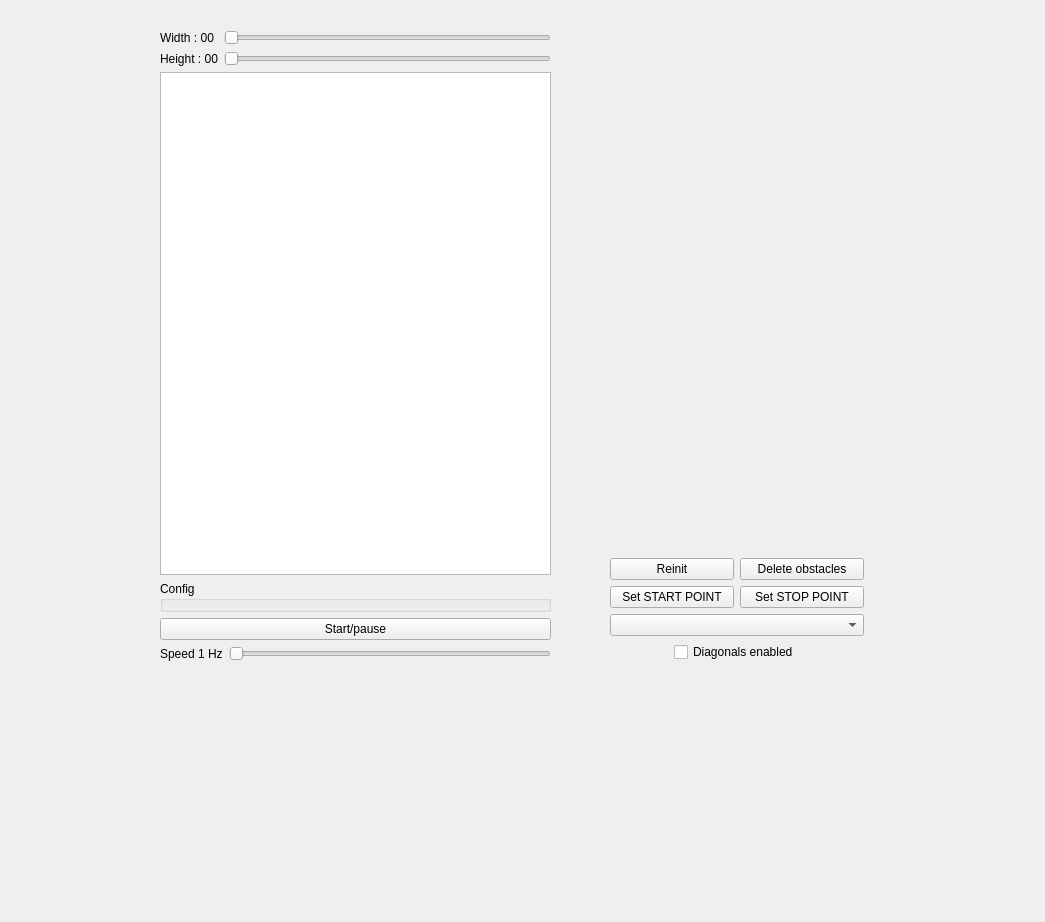
<?xml version="1.0" encoding="UTF-8"?>
<ui version="4.0">
 <class>AStarView</class>
 <widget class="QWidget" name="AStarView">
  <property name="geometry">
   <rect>
    <x>0</x>
    <y>0</y>
    <width>1045</width>
    <height>922</height>
   </rect>
  </property>
  <property name="windowTitle">
   <string>Form</string>
  </property>
  <widget class="QWidget" name="verticalLayoutWidget">
   <property name="geometry">
    <rect>
     <x>150</x>
     <y>20</y>
     <width>411</width>
     <height>651</height>
    </rect>
   </property>
   <layout class="QVBoxLayout" name="verticalLayout">
    <property name="leftMargin">
     <number>10</number>
    </property>
    <property name="topMargin">
     <number>10</number>
    </property>
    <property name="rightMargin">
     <number>10</number>
    </property>
    <property name="bottomMargin">
     <number>10</number>
    </property>
    <item>
     <layout class="QFormLayout" name="sizeSliders">
      <item row="0" column="0">
       <widget class="QLabel" name="widthLabel">
        <property name="text">
         <string>Width : 00</string>
        </property>
       </widget>
      </item>
      <item row="0" column="1">
       <widget class="QSlider" name="widthSlider">
        <property name="minimum">
         <number>10</number>
        </property>
        <property name="maximum">
         <number>50</number>
        </property>
        <property name="orientation">
         <enum>Qt::Horizontal</enum>
        </property>
       </widget>
      </item>
      <item row="1" column="0">
       <widget class="QLabel" name="heightLabel">
        <property name="text">
         <string>Height : 00</string>
        </property>
       </widget>
      </item>
      <item row="1" column="1">
       <widget class="QSlider" name="heightSlider">
        <property name="minimum">
         <number>10</number>
        </property>
        <property name="maximum">
         <number>50</number>
        </property>
        <property name="orientation">
         <enum>Qt::Horizontal</enum>
        </property>
       </widget>
      </item>
     </layout>
    </item>
    <item>
     <widget class="QTableView" name="tableView">
      <property name="editTriggers">
       <set>QAbstractItemView::NoEditTriggers</set>
      </property>
      <property name="selectionMode">
       <enum>QAbstractItemView::NoSelection</enum>
      </property>
      <attribute name="horizontalHeaderVisible">
       <bool>false</bool>
      </attribute>
      <attribute name="horizontalHeaderMinimumSectionSize">
       <number>0</number>
      </attribute>
      <attribute name="horizontalHeaderDefaultSectionSize">
       <number>30</number>
      </attribute>
      <attribute name="horizontalHeaderHighlightSections">
       <bool>false</bool>
      </attribute>
      <attribute name="verticalHeaderVisible">
       <bool>false</bool>
      </attribute>
      <attribute name="verticalHeaderMinimumSectionSize">
       <number>0</number>
      </attribute>
      <attribute name="verticalHeaderHighlightSections">
       <bool>false</bool>
      </attribute>
     </widget>
    </item>
    <item>
     <widget class="QGroupBox" name="configBox">
      <property name="title">
       <string>Config</string>
      </property>
     </widget>
    </item>
    <item>
     <widget class="QPushButton" name="runBtn">
      <property name="text">
       <string>Start/pause</string>
      </property>
     </widget>
    </item>
    <item>
     <layout class="QFormLayout" name="formLayout">
      <item row="0" column="0">
       <widget class="QLabel" name="speedLabel">
        <property name="text">
         <string>Speed 1 Hz</string>
        </property>
       </widget>
      </item>
      <item row="0" column="1">
       <widget class="QSlider" name="speedSlider">
        <property name="minimum">
         <number>1</number>
        </property>
        <property name="maximum">
         <number>25</number>
        </property>
        <property name="pageStep">
         <number>1</number>
        </property>
        <property name="orientation">
         <enum>Qt::Horizontal</enum>
        </property>
       </widget>
      </item>
     </layout>
    </item>
   </layout>
  </widget>
  <widget class="QWidget" name="verticalLayoutWidget_2">
   <property name="geometry">
    <rect>
     <x>610</x>
     <y>550</y>
     <width>254</width>
     <height>120</height>
    </rect>
   </property>
   <layout class="QVBoxLayout" name="configLayout">
    <item>
     <layout class="QGridLayout" name="gridConfig">
      <item row="1" column="1">
       <widget class="QPushButton" name="stopBtn">
        <property name="text">
         <string>Set STOP POINT</string>
        </property>
       </widget>
      </item>
      <item row="1" column="0">
       <widget class="QPushButton" name="startBtn">
        <property name="text">
         <string>Set START POINT</string>
        </property>
       </widget>
      </item>
      <item row="3" column="0" colspan="2" alignment="Qt::AlignHCenter">
       <widget class="QCheckBox" name="diagonalBox">
        <property name="text">
         <string>Diagonals enabled</string>
        </property>
       </widget>
      </item>
      <item row="0" column="1">
       <widget class="QPushButton" name="deleteObstacleBtn">
        <property name="text">
         <string>Delete obstacles</string>
        </property>
       </widget>
      </item>
      <item row="0" column="0">
       <widget class="QPushButton" name="ReinitBtn">
        <property name="text">
         <string>Reinit</string>
        </property>
       </widget>
      </item>
      <item row="2" column="0" colspan="2">
       <widget class="QComboBox" name="heuristicCombo"/>
      </item>
     </layout>
    </item>
   </layout>
  </widget>
 </widget>
 <resources/>
 <connections/>
</ui>
